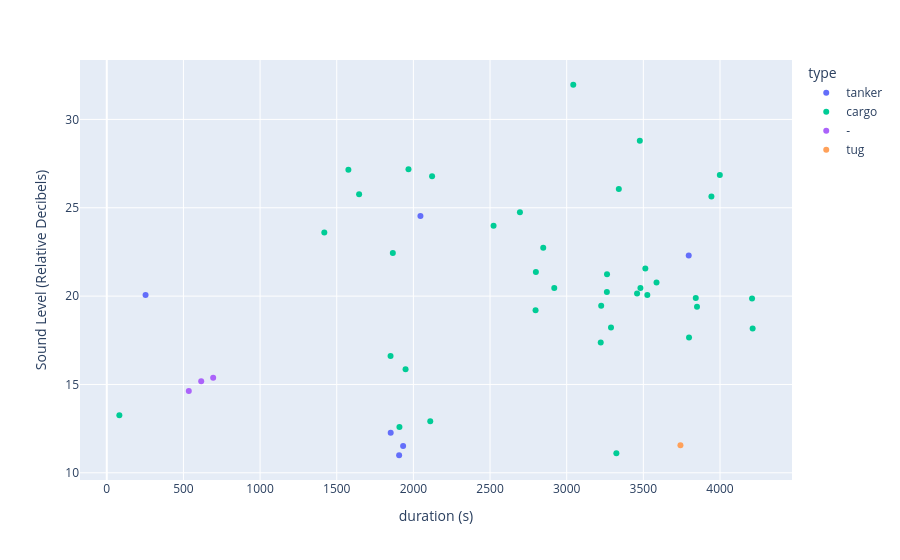

Notebook source saved alongside this figure:
### Markdown cell above
### Duration and Sound Level of Ships

### Code cell
fig = px.scatter(ship_df.filter(pl.col("bb_q95") > 0), x="duration", y="bb_q95", color="type")
fig.update_layout(
    xaxis_title="duration (s)",
    yaxis_title="Sound Level (Relative Decibels)",
    )
fig.show()

### Figure 1 — Plotly figure (JSON) as saved in the notebook; plotly's stock layout.template omitted (floating-point values rounded to 4 significant figures)
{"data": [{"hovertemplate": "type=tanker<br>duration=%{x}<br>bb_q95=%{y}<extra></extra>", "legendgroup": "tanker", "marker": {"color": "#636efa", "symbol": "circle"}, "mode": "markers", "name": "tanker", "orientation": "v", "showlegend": true, "type": "scatter", "x": [253.0, 1852.0, 1933.0, 2046.0, 1907.0, 3796.0], "xaxis": "x", "y": [20.07, 12.26, 11.52, 24.54, 10.99, 22.3], "yaxis": "y"}, {"hovertemplate": "type=cargo<br>duration=%{x}<br>bb_q95=%{y}<extra></extra>", "legendgroup": "cargo", "marker": {"color": "#00cc96", "symbol": "circle"}, "mode": "markers", "name": "cargo", "orientation": "v", "showlegend": true, "type": "scatter", "x": [3262.0, 3324.0, 3477.0, 2797.0, 2122.0, 3798.0, 3513.0, 2847.0, 2523.0, 3850.0, 1949.0, 1576.0, 82.0, 1866.0, 3225.0, 1419.0, 1909.0, 3944.0, 1851.0, 1968.0, 3459.0, 3999.0, 3526.0, 3586.0, 2799.0, 2110.0, 1646.0, 3043.0, 3289.0, 4209.0, 4213.0, 3842.0, 2695.0, 3222.0, 2919.0, 3263.0, 3481.0, 3340.0], "xaxis": "x", "y": [20.24, 11.1, 28.8, 19.2, 26.78, 17.66, 21.56, 22.73, 23.98, 19.39, 15.86, 27.15, 13.26, 22.44, 19.45, 23.59, 12.59, 25.63, 16.62, 27.18, 20.15, 26.85, 20.06, 20.78, 21.37, 12.92, 25.76, 31.96, 18.23, 19.87, 18.17, 19.9, 24.74, 17.37, 20.46, 21.23, 20.46, 26.06], "yaxis": "y"}, {"hovertemplate": "type=-<br>duration=%{x}<br>bb_q95=%{y}<extra></extra>", "legendgroup": "-", "marker": {"color": "#ab63fa", "symbol": "circle"}, "mode": "markers", "name": "-", "orientation": "v", "showlegend": true, "type": "scatter", "x": [535.0, 694.0, 616.0], "xaxis": "x", "y": [14.62, 15.38, 15.18], "yaxis": "y"}, {"hovertemplate": "type=tug<br>duration=%{x}<br>bb_q95=%{y}<extra></extra>", "legendgroup": "tug", "marker": {"color": "#FFA15A", "symbol": "circle"}, "mode": "markers", "name": "tug", "orientation": "v", "showlegend": true, "type": "scatter", "x": [3742.0], "xaxis": "x", "y": [11.56], "yaxis": "y"}], "layout": {"legend": {"title": {"text": "type"}, "tracegroupgap": 0}, "margin": {"t": 60}, "xaxis": {"anchor": "y", "domain": [0, 1], "title": {"text": "duration (s)"}}, "yaxis": {"anchor": "x", "domain": [0, 1], "title": {"text": "Sound Level (Relative Decibels)"}}}}
